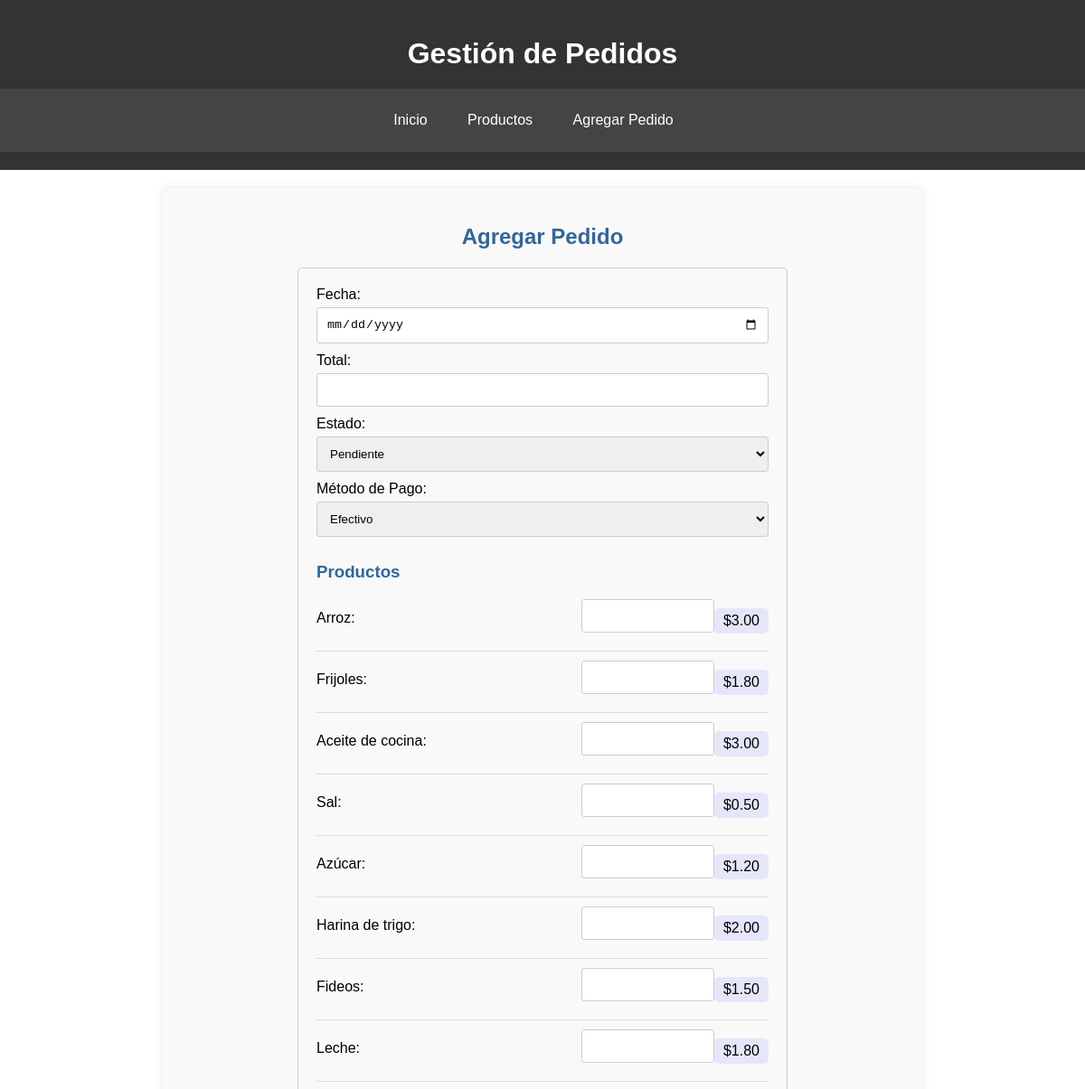
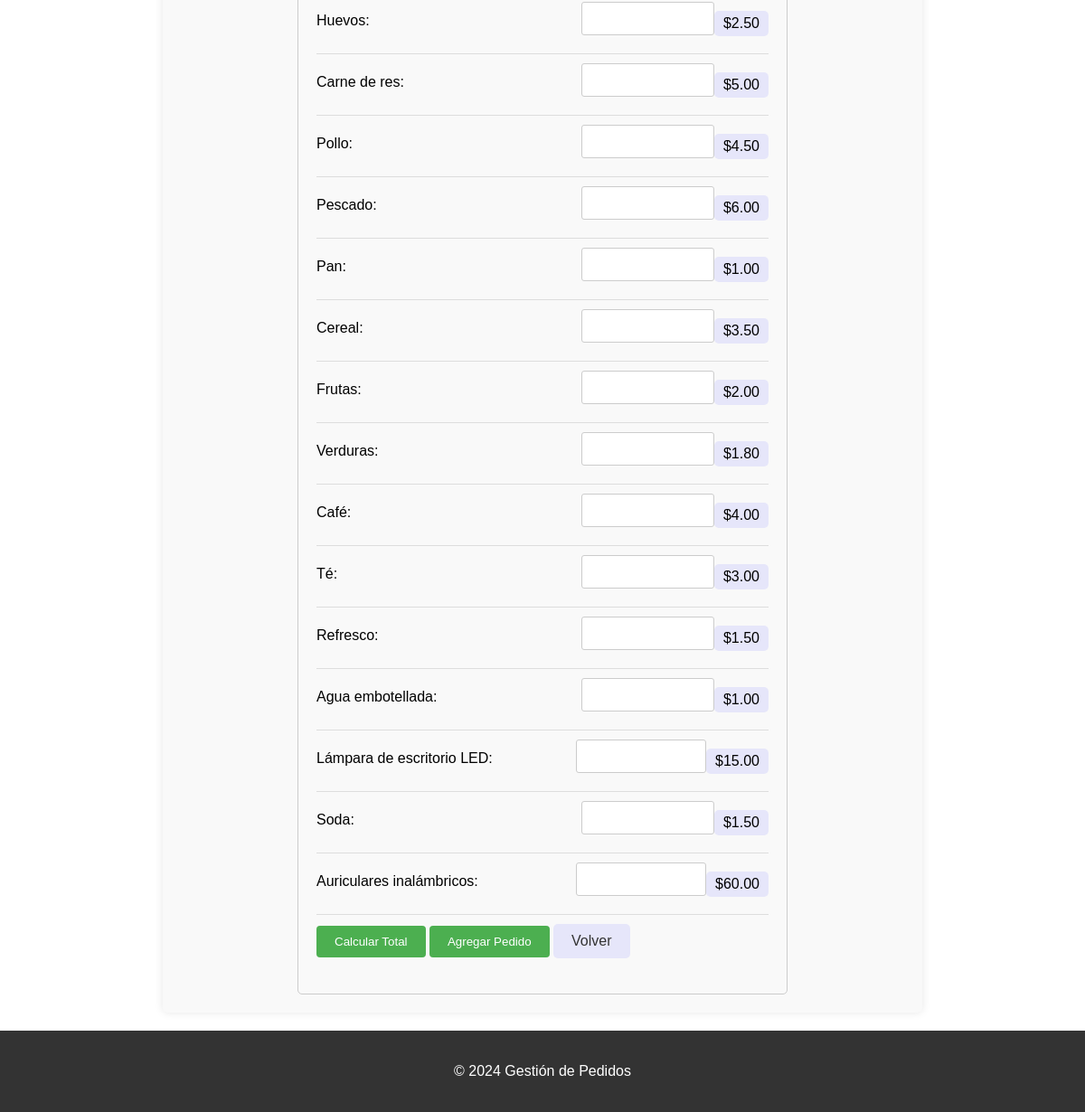
Page /agregar_pedido.php on the committed database (2 pictures, top to bottom).
### tables this page shows
CREATE TABLE `productos` (
  `ID_producto` int(11) NOT NULL,
  `Nombre_producto` varchar(255) DEFAULT NULL,
  `Precio` decimal(10,2) DEFAULT NULL,
  `Stock` int(11) DEFAULT NULL,
  `Proveedor` varchar(255) DEFAULT NULL
);

### agregar_pedido.php (the view, shortened to what this page needs)
<?php include_once "templates/header.php"; ?>
<h2 style="color: #336699; font-family: 'Arial', sans-serif;">Agregar Pedido</h2>
<form action="agregar_pedido.php" method="post" class="pedido-form">
    <div class="form-group">
        <label for="fecha">Fecha:</label>
        <input type="date" id="fecha" name="fecha" required>
    </div>
    <div class="form-group">
        <label for="total">Total:</label>
        <input type="number" id="total" name="total" step="0.01" readonly>
    </div>
    <div class="form-group">
        <label for="estado">Estado:</label>
        <select id="estado" name="estado" required>
            <option value="Pendiente">Pendiente</option>
        </select>
    </div>
    <div class="form-group">
        <label for="metodo_pago">Método de Pago:</label>
        <select id="metodo_pago" name="metodo_pago" required>
            <option value="Efectivo">Efectivo</option>
        </select>
    </div>
    <div class="form-group productos-container">
        <h3 style="color: #336699; font-family: 'Arial', sans-serif;">Productos</h3>
        <?php
        include_once "includes/db.php";
        $sql = "SELECT ID_producto, Nombre_producto, Precio FROM productos";
        $result = $conn->query($sql);
        if ($result->num_rows > 0) {
            while ($row = $result->fetch_assoc()) {
                echo "<div class='producto'>";
                echo "<label for='producto_" . $row["ID_producto"] . "'>" . $row["Nombre_producto"] . ":</label>";
                echo "<input type='number' class='cantidad' id='producto_" . $row["ID_producto"] . "' name='cantidades[" . $row["ID_producto"] . "]' min='1' required>";
                echo "<div class='precio-container'><span class='precio' data-precio='" . $row["Precio"] . "'>$" . $row["Precio"] . "</span></div>";
                echo "</div>";
            }
        } else {
            echo "<p>No hay productos disponibles.</p>";
        }
        ?>
    </div>
    <button type="button" id="calcularTotal">Calcular Total</button>
    <input type="submit" value="Agregar Pedido">
    <div class="button-container">
        <a href="index.php" class="styled-button">Volver</a>
    </div>
</form>
<?php include_once "templates/footer.php"; ?>

### templates/header.php (shortened to what this page needs)
<!DOCTYPE html>
<html lang="es">
<head>
    <link rel="stylesheet" href="css/styles.css">
</head>
<body>
    <header>
        <h1>Gestión de Pedidos</h1>
        <nav>
            <ul>
                <li><a href="index.php">Inicio</a></li>
                <li><a href="productos.php">Productos</a></li>
                <li><a href="agregar_pedido.php">Agregar Pedido</a></li>
            </ul>
        </nav>
    </header>
    <main>

### templates/footer.php
</main>
    <footer>
        <p>&copy; <?php echo date("Y"); ?> Gestión de Pedidos</p>
    </footer>
</body>
</html>

### css/styles.css (style rules this page uses)
body { font-family: Arial, sans-serif; margin: 0; padding: 0; }
header { background-color: #333; color: #fff; padding: 20px 0; text-align: center; }
nav ul { list-style-type: none; padding: 0; }
nav ul li { display: inline; margin-right: 20px; }
nav ul li a { color: #fff; text-decoration: none; padding: 5px 10px; border-radius: 5px; }
main { max-width: 800px; margin: 20px auto; padding: 0 20px; }
.styled-button { background-color: #e6e6fa; border: none; color: #333; padding: 10px 20px; text-align: center; text-decoration: none; display: inline-block; font-size: 16px; margin-right: 10px; border-radius: 5px; }
h1 { margin-bottom: 20px; }
nav { background-color: #444; padding: 10px 0; }
main { background-color: #f9f9f9; padding: 20px; border-radius: 5px; box-shadow: 0 0 10px rgba(0, 0, 0, 0.1); }
footer { text-align: center; padding: 20px 0; background-color: #333; color: #fff; }
form { max-width: 500px; margin: 0 auto; padding: 20px; border: 1px solid #ccc; border-radius: 5px; background-color: #f9f9f9; }
label { display: block; margin-bottom: 5px; }
input[type="date"], input[type="number"], select { width: 100%; padding: 10px; margin-bottom: 10px; border: 1px solid #ccc; border-radius: 3px; box-sizing: border-box; }
.producto { display: flex; align-items: center; justify-content: space-between; margin-bottom: 10px; }
.producto label { flex-basis: 60%; }
.producto input { flex-basis: 30%; }
#calcularTotal { background-color: #4CAF50; color: white; padding: 10px 20px; border: none; border-radius: 4px; cursor: pointer; margin-bottom: 20px; }
input[type="submit"] { background-color: #4CAF50; color: white; padding: 10px 20px; border: none; border-radius: 4px; cursor: pointer; }
h2 { text-align: center; }
.precio-container { background-color: #e6e6fa; padding: 5px 10px; border-radius: 5px; display: inline-block; }
.producto { border-bottom: 1px solid #ddd; padding-bottom: 10px; margin-bottom: 10px; }
.button-container { display: inline-block; }
.button-container a { display: inline-block; margin-right: 10px; }

### rows in the picture
productos: Nombre_producto "Arroz", Precio "3.00"
productos: Nombre_producto "Frijoles", Precio "1.80"
productos: Nombre_producto "Aceite de cocina", Precio "3.00"
productos: Nombre_producto "Sal", Precio "0.50"
productos: Nombre_producto "Azúcar", Precio "1.20"
productos: Nombre_producto "Harina de trigo", Precio "2.00"
productos: Nombre_producto "Fideos", Precio "1.50"
productos: Nombre_producto "Leche", Precio "1.80"
productos: Nombre_producto "Huevos", Precio "2.50"
productos: Nombre_producto "Carne de res", Precio "5.00"
productos: Nombre_producto "Pollo", Precio "4.50"
productos: Nombre_producto "Pescado", Precio "6.00"
productos: Nombre_producto "Pan", Precio "1.00"
productos: Nombre_producto "Cereal", Precio "3.50"
productos: Nombre_producto "Frutas", Precio "2.00"
productos: Nombre_producto "Verduras", Precio "1.80"
productos: Nombre_producto "Café", Precio "4.00"
productos: Nombre_producto "Té", Precio "3.00"
productos: Nombre_producto "Refresco", Precio "1.50"
productos: Nombre_producto "Agua embotellada", Precio "1.00"
productos: Nombre_producto "Lámpara de escritorio LED", Precio "15.00"
productos: Nombre_producto "Soda", Precio "1.50"
productos: Nombre_producto "Auriculares inalámbricos", Precio "60.00"
